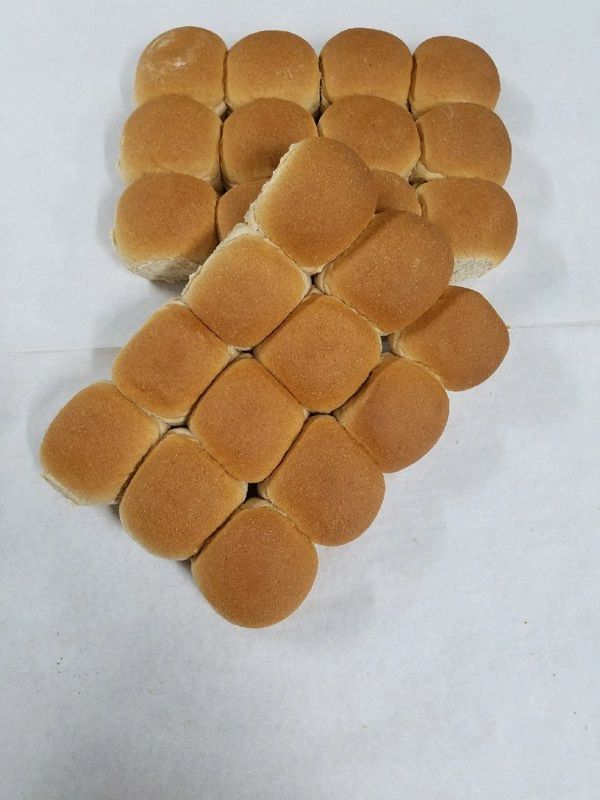
#> input picture assets/newlondonbakery/originals/dinner-rolls.jpeg, 600 x 800 px
$ python enhance_newlondon_images.py
#> lines starting #> are read from the running program, lines starting #| are printed output that depends on the picture
from __future__ import annotations

from pathlib import Path
from typing import Iterable

from PIL import Image, ImageEnhance, ImageFilter, ImageOps


ROOT = Path(__file__).resolve().parent.parent
ORIGINALS_DIR = ROOT / "assets" / "newlondonbakery" / "originals"
ENHANCED_DIR = ROOT / "assets" / "newlondonbakery" / "enhanced"


def enhance_image(path: Path) -> tuple[Path, tuple[int, int], tuple[int, int]]:
    with Image.open(path) as img:
#> img is the input picture: PIL image 600x800 RGB; mean R, G, B 183.2, 164.4, 145.5
        original_size = img.size
#> original_size = (600, 800)
        working = img.convert("RGB")

        # Light denoise + local contrast adjustments keep the size identical
        # while recovering some detail from soft/compressed source images.
        working = working.filter(ImageFilter.MedianFilter(size=3))
        working = ImageOps.autocontrast(working, cutoff=0.5)
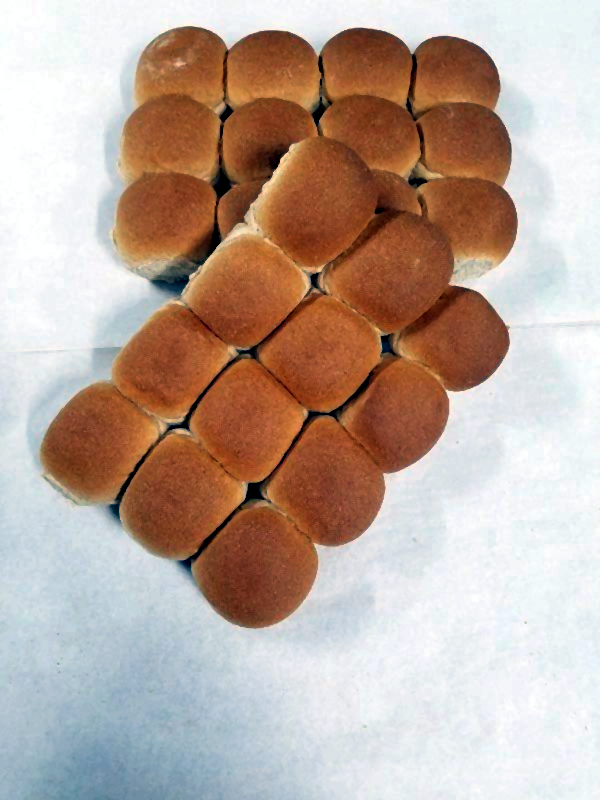
#> working: PIL image 600x800 RGB; mean R, G, B 189.4, 168.7, 157.4
        working = ImageEnhance.Contrast(working).enhance(1.08)
        working = ImageEnhance.Color(working).enhance(1.04)
        working = ImageEnhance.Sharpness(working).enhance(1.18)
        working = working.filter(
            ImageFilter.UnsharpMask(radius=1.5, percent=115, threshold=3)
        )

        target = ENHANCED_DIR / path.name
        target.parent.mkdir(parents=True, exist_ok=True)
        working.save(target, quality=95, optimize=True)
        return target, original_size, working.size


def iter_images() -> Iterable[Path]:
    for ext in ("*.jpg", "*.jpeg", "*.png", "*.webp", "*.JPG", "*.JPEG", "*.PNG", "*.WEBP"):
        yield from ORIGINALS_DIR.glob(ext)


def main() -> None:
    print("Enhancing New London Bakery images...")
    for image_path in sorted(iter_images()):
        target, before, after = enhance_image(image_path)
#> before = (600, 800); after = (600, 800)
        print(f"{image_path.name}: {before[0]}x{before[1]} -> {after[0]}x{after[1]} saved to {target}")
#| dinner-rolls.jpeg: 600x800 -> 600x800 saved to assets/newlondonbakery/enhanced/dinner-rolls.jpeg


if __name__ == "__main__":
    main()
